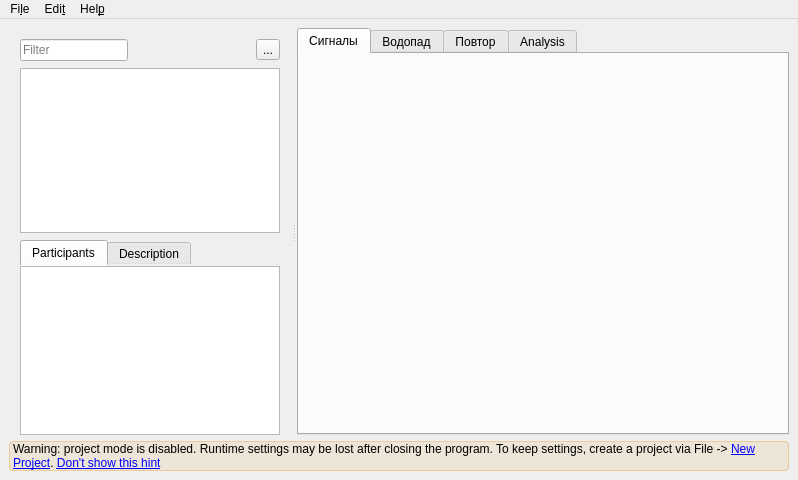
<?xml version="1.0" encoding="UTF-8"?>
<ui version="4.0">
 <class>MainWindow</class>
 <widget class="QMainWindow" name="MainWindow">
  <property name="geometry">
   <rect>
    <x>0</x>
    <y>0</y>
    <width>798</width>
    <height>469</height>
   </rect>
  </property>
  <property name="windowTitle">
   <string>PlutoSDR Protocol Tool - Никита Гурачевский ИА-232</string>
  </property>
  <property name="windowIcon">
   <iconset resource="urh.qrc">
    <normaloff>:/icons/icons/appicon.png</normaloff>:/icons/icons/appicon.png</iconset>
  </property>
  <property name="tabShape">
   <enum>QTabWidget::Rounded</enum>
  </property>
  <property name="dockNestingEnabled">
   <bool>false</bool>
  </property>
  <widget class="QWidget" name="centralwidget">
   <layout class="QVBoxLayout" name="verticalLayout_4" stretch="100,1">
    <item>
     <widget class="QSplitter" name="splitter">
      <property name="styleSheet">
       <string notr="true">QSplitter::handle:horizontal {
margin: 4px 0px;
    background-color: qlineargradient(x1:0, y1:0, x2:0, y2:1, 
stop:0 rgba(255, 255, 255, 0), 
stop:0.5 rgba(100, 100, 100, 100), 
stop:1 rgba(255, 255, 255, 0));
image: url(:/icons/icons/splitter_handle_vertical.svg);
}</string>
      </property>
      <property name="orientation">
       <enum>Qt::Horizontal</enum>
      </property>
      <property name="handleWidth">
       <number>6</number>
      </property>
      <widget class="QWidget" name="layoutWidget">
       <layout class="QVBoxLayout" name="verticalLayout_3">
        <property name="spacing">
         <number>7</number>
        </property>
        <property name="leftMargin">
         <number>11</number>
        </property>
        <property name="topMargin">
         <number>11</number>
        </property>
        <property name="rightMargin">
         <number>11</number>
        </property>
        <property name="bottomMargin">
         <number>0</number>
        </property>
        <item>
         <layout class="QHBoxLayout" name="horizontalLayout_3">
          <item>
           <widget class="QLineEdit" name="lnEdtTreeFilter">
            <property name="sizePolicy">
             <sizepolicy hsizetype="Fixed" vsizetype="Fixed">
              <horstretch>0</horstretch>
              <verstretch>0</verstretch>
             </sizepolicy>
            </property>
            <property name="acceptDrops">
             <bool>false</bool>
            </property>
            <property name="inputMethodHints">
             <set>Qt::ImhDialableCharactersOnly</set>
            </property>
            <property name="placeholderText">
             <string>Filter</string>
            </property>
            <property name="clearButtonEnabled">
             <bool>true</bool>
            </property>
           </widget>
          </item>
          <item>
           <spacer name="horizontalSpacer">
            <property name="orientation">
             <enum>Qt::Horizontal</enum>
            </property>
            <property name="sizeHint" stdset="0">
             <size>
              <width>40</width>
              <height>20</height>
             </size>
            </property>
           </spacer>
          </item>
          <item>
           <widget class="QToolButton" name="btnFileTreeGoUp">
            <property name="text">
             <string>...</string>
            </property>
            <property name="icon">
             <iconset theme="go-up">
              <normaloff>.</normaloff>.</iconset>
            </property>
           </widget>
          </item>
         </layout>
        </item>
        <item>
         <widget class="DirectoryTreeView" name="fileTree">
          <property name="sizePolicy">
           <sizepolicy hsizetype="Minimum" vsizetype="Expanding">
            <horstretch>10</horstretch>
            <verstretch>0</verstretch>
           </sizepolicy>
          </property>
          <property name="maximumSize">
           <size>
            <width>16777215</width>
            <height>16777215</height>
           </size>
          </property>
          <property name="frameShape">
           <enum>QFrame::StyledPanel</enum>
          </property>
          <property name="autoScroll">
           <bool>true</bool>
          </property>
          <property name="dragEnabled">
           <bool>true</bool>
          </property>
          <property name="dragDropMode">
           <enum>QAbstractItemView::DragOnly</enum>
          </property>
          <property name="selectionMode">
           <enum>QAbstractItemView::ExtendedSelection</enum>
          </property>
          <property name="sortingEnabled">
           <bool>false</bool>
          </property>
          <attribute name="headerCascadingSectionResizes">
           <bool>true</bool>
          </attribute>
          <attribute name="headerStretchLastSection">
           <bool>false</bool>
          </attribute>
         </widget>
        </item>
        <item>
         <widget class="QTabWidget" name="tabWidget_Project">
          <property name="sizePolicy">
           <sizepolicy hsizetype="Expanding" vsizetype="Preferred">
            <horstretch>0</horstretch>
            <verstretch>0</verstretch>
           </sizepolicy>
          </property>
          <property name="styleSheet">
           <string notr="true">QTabWidget::pane { border: 0; }</string>
          </property>
          <property name="currentIndex">
           <number>0</number>
          </property>
          <widget class="QWidget" name="tabParticipants">
           <attribute name="title">
            <string>Participants</string>
           </attribute>
           <layout class="QHBoxLayout" name="horizontalLayout">
            <property name="leftMargin">
             <number>0</number>
            </property>
            <property name="topMargin">
             <number>0</number>
            </property>
            <property name="rightMargin">
             <number>0</number>
            </property>
            <property name="bottomMargin">
             <number>0</number>
            </property>
            <item>
             <widget class="QListView" name="listViewParticipants">
              <property name="frameShape">
               <enum>QFrame::StyledPanel</enum>
              </property>
             </widget>
            </item>
           </layout>
          </widget>
          <widget class="QWidget" name="tabDescription">
           <attribute name="title">
            <string>Description</string>
           </attribute>
           <layout class="QHBoxLayout" name="horizontalLayout_2">
            <property name="leftMargin">
             <number>0</number>
            </property>
            <property name="topMargin">
             <number>0</number>
            </property>
            <property name="rightMargin">
             <number>0</number>
            </property>
            <property name="bottomMargin">
             <number>0</number>
            </property>
            <item>
             <widget class="QTextEdit" name="textEditProjectDescription"/>
            </item>
           </layout>
          </widget>
         </widget>
        </item>
       </layout>
      </widget>
      <widget class="QTabWidget" name="tabWidget">
       <property name="sizePolicy">
        <sizepolicy hsizetype="Expanding" vsizetype="Expanding">
         <horstretch>1</horstretch>
         <verstretch>0</verstretch>
        </sizepolicy>
       </property>
       <property name="baseSize">
        <size>
         <width>0</width>
         <height>0</height>
        </size>
       </property>
       <property name="currentIndex">
        <number>0</number>
       </property>
       <widget class="QWidget" name="tab_interpretation">
        <attribute name="title">
         <string>Сигналы</string>
        </attribute>
        <layout class="QVBoxLayout" name="verticalLayout_2">
         <property name="spacing">
          <number>0</number>
         </property>
         <property name="leftMargin">
          <number>0</number>
         </property>
         <property name="topMargin">
          <number>0</number>
         </property>
         <property name="rightMargin">
          <number>0</number>
         </property>
         <property name="bottomMargin">
          <number>0</number>
         </property>
        </layout>
       </widget>
       <widget class="QWidget" name="tab_waterfall">
        <attribute name="title">
         <string>Водопад</string>
        </attribute>
        <layout class="QVBoxLayout" name="verticalLayout_waterfall">
         <property name="spacing">
          <number>12</number>
         </property>
         <property name="leftMargin">
          <number>14</number>
         </property>
         <property name="topMargin">
          <number>14</number>
         </property>
         <property name="rightMargin">
          <number>14</number>
         </property>
         <property name="bottomMargin">
          <number>14</number>
         </property>
         <item>
          <layout class="QHBoxLayout" name="horizontalLayoutWaterfallHeader">
           <property name="spacing">
            <number>12</number>
           </property>
           <item>
            <widget class="QLabel" name="labelWaterfallHint">
             <property name="wordWrap">
              <bool>true</bool>
             </property>
             <property name="styleSheet">
              <string notr="true">font-size: 13px; color: rgba(226, 232, 240, 0.78);</string>
             </property>
             <property name="text">
              <string>Первая вкладка сразу показывает спектр и водопад PlutoSDR. Кнопка запуска находится прямо внутри этой панели.</string>
             </property>
            </widget>
           </item>
           <item>
            <widget class="QPushButton" name="btnRecordFromWaterfall">
             <property name="minimumSize">
              <size>
               <width>190</width>
               <height>40</height>
              </size>
             </property>
             <property name="styleSheet">
              <string notr="true">QPushButton#btnRecordFromWaterfall {
    border-radius: 10px;
    font-size: 14px;
    font-weight: 600;
    padding: 8px 12px;
    background: rgba(230, 168, 72, 0.18);
    border: 1px solid rgba(230, 168, 72, 0.40);
}</string>
             </property>
             <property name="text">
              <string>Записать сигнал</string>
             </property>
            </widget>
           </item>
          </layout>
         </item>
         <item>
          <widget class="QFrame" name="frameWaterfallHost">
           <property name="frameShape">
            <enum>QFrame::StyledPanel</enum>
           </property>
           <property name="styleSheet">
            <string notr="true">QFrame#frameWaterfallHost {
    border: 1px solid rgba(56, 189, 248, 0.22);
    border-radius: 14px;
}</string>
           </property>
           <layout class="QVBoxLayout" name="verticalLayoutWaterfallHost">
            <property name="leftMargin">
             <number>0</number>
            </property>
            <property name="topMargin">
             <number>0</number>
            </property>
            <property name="rightMargin">
             <number>0</number>
            </property>
            <property name="bottomMargin">
             <number>0</number>
            </property>
            <item>
             <widget class="QWidget" name="waterfallContainer" native="true"/>
            </item>
           </layout>
          </widget>
         </item>
        </layout>
       </widget>
       <widget class="QWidget" name="tab_repeat">
        <attribute name="title">
         <string>Повтор</string>
        </attribute>
        <layout class="QVBoxLayout" name="verticalLayout_repeat">
         <property name="leftMargin">
          <number>14</number>
         </property>
         <property name="topMargin">
          <number>14</number>
         </property>
         <property name="rightMargin">
          <number>14</number>
         </property>
         <property name="bottomMargin">
          <number>14</number>
         </property>
         <item>
          <widget class="QSplitter" name="splitterRepeat">
           <property name="orientation">
            <enum>Qt::Horizontal</enum>
           </property>
           <property name="handleWidth">
            <number>6</number>
           </property>
           <widget class="QFrame" name="frameRepeatSidebar">
            <property name="minimumSize">
             <size>
              <width>250</width>
              <height>0</height>
             </size>
            </property>
            <property name="maximumSize">
             <size>
              <width>360</width>
              <height>16777215</height>
             </size>
            </property>
            <property name="frameShape">
             <enum>QFrame::StyledPanel</enum>
            </property>
            <property name="styleSheet">
             <string notr="true">QFrame#frameRepeatSidebar {
    background: rgba(18, 24, 38, 0.94);
    border-right: 1px solid rgba(230, 168, 72, 0.20);
}
QListWidget#listWidgetReplaySignals {
    border: 1px solid rgba(148, 163, 184, 0.22);
    border-radius: 12px;
    padding: 6px;
    outline: none;
}
QListWidget#listWidgetReplaySignals::item {
    min-height: 32px;
    border-radius: 8px;
    padding: 6px 8px;
}
QListWidget#listWidgetReplaySignals::item:selected {
    background: rgba(230, 168, 72, 0.20);
}
QPushButton#btnOpenSignalForReplay, QPushButton#btnChooseReplayFolder {
    min-height: 42px;
    border-radius: 10px;
    font-size: 14px;
    font-weight: 600;
    padding: 8px 12px;
    background: rgba(96, 165, 250, 0.16);
    border: 1px solid rgba(96, 165, 250, 0.40);
}</string>
            </property>
            <layout class="QVBoxLayout" name="verticalLayoutRepeatSidebar">
             <property name="spacing">
              <number>14</number>
             </property>
             <property name="leftMargin">
              <number>18</number>
             </property>
             <property name="topMargin">
              <number>18</number>
             </property>
             <property name="rightMargin">
              <number>18</number>
             </property>
             <property name="bottomMargin">
              <number>18</number>
             </property>
             <item>
              <widget class="QLabel" name="labelRepeatTitle">
               <property name="styleSheet">
                <string notr="true">font-size: 20px; font-weight: 700;</string>
               </property>
               <property name="text">
                <string>Повтор сигнала</string>
               </property>
              </widget>
             </item>
             <item>
              <widget class="QLabel" name="labelRepeatHint">
               <property name="wordWrap">
                <bool>true</bool>
               </property>
               <property name="styleSheet">
                <string notr="true">font-size: 13px; color: rgba(226, 232, 240, 0.78);</string>
               </property>
               <property name="text">
                <string>Выбери сигнал из списка. Справа откроется стандартная панель повтора для PlutoSDR.</string>
               </property>
              </widget>
             </item>
             <item>
              <widget class="QLabel" name="labelReplayFolderPath">
               <property name="wordWrap">
                <bool>true</bool>
               </property>
               <property name="styleSheet">
                <string notr="true">font-size: 12px; color: rgba(226, 232, 240, 0.62);</string>
               </property>
               <property name="text">
                <string>Папка сигналов: не выбрана</string>
               </property>
              </widget>
             </item>
             <item>
              <widget class="QPushButton" name="btnChooseReplayFolder">
               <property name="text">
                <string>Выбрать папку с сигналами</string>
               </property>
              </widget>
             </item>
             <item>
              <widget class="QListWidget" name="listWidgetReplaySignals"/>
             </item>
             <item>
              <widget class="QPushButton" name="btnOpenSignalForReplay">
               <property name="text">
                <string>Выбрать файл сигнала</string>
               </property>
              </widget>
             </item>
            </layout>
           </widget>
           <widget class="QStackedWidget" name="stackedWidgetRepeat">
            <property name="currentIndex">
             <number>0</number>
            </property>
            <widget class="QWidget" name="pageRepeatPlaceholder">
             <layout class="QVBoxLayout" name="verticalLayoutRepeatPlaceholder">
              <item>
               <widget class="QLabel" name="labelRepeatPlaceholder">
                <property name="styleSheet">
                 <string notr="true">font-size: 24px; font-weight: 600; color: rgba(226, 232, 240, 0.78);</string>
                </property>
                <property name="text">
                 <string>Выбери сигнал слева, чтобы открыть окно повтора.</string>
                </property>
                <property name="alignment">
                 <set>Qt::AlignCenter</set>
                </property>
                <property name="wordWrap">
                 <bool>true</bool>
                </property>
               </widget>
              </item>
             </layout>
            </widget>
            <widget class="QWidget" name="pageRepeatHost">
             <layout class="QVBoxLayout" name="verticalLayoutRepeatHost">
              <property name="leftMargin">
               <number>0</number>
              </property>
              <property name="topMargin">
               <number>0</number>
              </property>
              <property name="rightMargin">
               <number>0</number>
              </property>
              <property name="bottomMargin">
               <number>0</number>
              </property>
              <item>
               <widget class="QWidget" name="repeatContainer" native="true"/>
              </item>
             </layout>
            </widget>
           </widget>
          </widget>
         </item>
        </layout>
       </widget>
       <widget class="QWidget" name="tab_protocol">
        <attribute name="title">
         <string>Analysis</string>
        </attribute>
        <layout class="QVBoxLayout" name="verticalLayout">
         <property name="spacing">
          <number>0</number>
         </property>
         <property name="leftMargin">
          <number>0</number>
         </property>
         <property name="topMargin">
          <number>0</number>
         </property>
         <property name="rightMargin">
          <number>0</number>
         </property>
         <property name="bottomMargin">
          <number>0</number>
         </property>
        </layout>
       </widget>
      </widget>
     </widget>
    </item>
    <item>
     <widget class="QLabel" name="labelNonProjectMode">
      <property name="styleSheet">
       <string notr="true">background: rgba(230, 168, 72, 36); border: 1px solid rgba(230, 168, 72, 120); border-radius: 4px;</string>
      </property>
      <property name="text">
       <string>&lt;html&gt;&lt;head/&gt;&lt;body&gt;&lt;p&gt;Warning: project mode is disabled. Runtime settings may be lost after closing the program. To keep settings, create a project via File -&amp;gt; &lt;a href=&quot;open_new_project_dialog&quot;&gt;&lt;span style=&quot; text-decoration: underline;&quot;&gt;New Project&lt;/span&gt;&lt;/a&gt;. &lt;a href=&quot;dont_show_non_project_again&quot;&gt;&lt;span style=&quot; text-decoration: underline;&quot;&gt;Don't show this hint&lt;/span&gt;&lt;/a&gt;&lt;/p&gt;&lt;/body&gt;&lt;/html&gt;</string>
      </property>
      <property name="wordWrap">
       <bool>true</bool>
      </property>
     </widget>
    </item>
   </layout>
  </widget>
  <widget class="QMenuBar" name="menubar">
   <property name="geometry">
    <rect>
     <x>0</x>
     <y>0</y>
     <width>798</width>
     <height>30</height>
    </rect>
   </property>
   <widget class="QMenu" name="menuFile">
    <property name="title">
     <string>Fi&amp;le</string>
    </property>
    <widget class="QMenu" name="menuImport">
     <property name="title">
      <string>Import</string>
     </property>
     <property name="icon">
      <iconset theme="document-import">
       <normaloff>.</normaloff>.</iconset>
     </property>
     <addaction name="actionSamples_from_csv"/>
    </widget>
    <widget class="QMenu" name="menuRecent">
     <property name="title">
      <string>Recent</string>
     </property>
    </widget>
    <addaction name="actionNew_Project"/>
    <addaction name="actionProject_settings"/>
    <addaction name="actionSave_project"/>
    <addaction name="actionClose_project"/>
    <addaction name="separator"/>
    <addaction name="actionOpen"/>
    <addaction name="actionOpen_directory"/>
    <addaction name="menuRecent"/>
    <addaction name="menuImport"/>
    <addaction name="separator"/>
    <addaction name="actionSpectrum_Analyzer"/>
    <addaction name="actionRecord"/>
    <addaction name="actionSniff_protocol"/>
    <addaction name="separator"/>
    <addaction name="actionSaveAllSignals"/>
    <addaction name="actionCloseAllFiles"/>
    <addaction name="separator"/>
    <addaction name="actionConvert_Folder_to_Project"/>
    <addaction name="separator"/>
    <addaction name="actionExit_App"/>
   </widget>
   <widget class="QMenu" name="menuEdit">
    <property name="title">
     <string>Edi&amp;t</string>
    </property>
    <widget class="QMenu" name="menuDefault_noise_threshold">
     <property name="title">
      <string>Default noise threshold</string>
     </property>
     <addaction name="actionAutomaticNoiseThreshold"/>
     <addaction name="action1NoiseThreshold"/>
     <addaction name="action5NoiseThreshold"/>
     <addaction name="action10NoiseThreshold"/>
     <addaction name="action100NoiseThreshold"/>
    </widget>
    <addaction name="actionOptions"/>
    <addaction name="separator"/>
    <addaction name="actionShowFileTree"/>
    <addaction name="actionFullscreen_mode"/>
    <addaction name="separator"/>
    <addaction name="actionAuto_detect_new_signals"/>
    <addaction name="menuDefault_noise_threshold"/>
   </widget>
   <widget class="QMenu" name="menuHelp">
    <property name="title">
     <string>Hel&amp;p</string>
    </property>
    <addaction name="actionAbout_AutomaticHacker"/>
    <addaction name="actionAbout_Qt"/>
   </widget>
   <addaction name="menuFile"/>
   <addaction name="menuEdit"/>
   <addaction name="menuHelp"/>
  </widget>
  <action name="actionFSK">
   <property name="checkable">
    <bool>true</bool>
   </property>
   <property name="text">
    <string>Undo</string>
   </property>
  </action>
  <action name="actionOOK">
   <property name="checkable">
    <bool>true</bool>
   </property>
   <property name="checked">
    <bool>true</bool>
   </property>
   <property name="text">
    <string>Redo</string>
   </property>
  </action>
  <action name="actionPSK">
   <property name="checkable">
    <bool>true</bool>
   </property>
   <property name="text">
    <string>PSK</string>
   </property>
  </action>
  <action name="actionNone">
   <property name="checkable">
    <bool>true</bool>
   </property>
   <property name="text">
    <string>None (bei .bin)</string>
   </property>
  </action>
  <action name="actionAuto_Fit_Y">
   <property name="checkable">
    <bool>true</bool>
   </property>
   <property name="checked">
    <bool>true</bool>
   </property>
   <property name="text">
    <string>&amp;Auto Fit Y</string>
   </property>
  </action>
  <action name="actionUndo">
   <property name="icon">
    <iconset theme="edit-undo">
     <normaloff>.</normaloff>.</iconset>
   </property>
   <property name="text">
    <string>&amp;Undo</string>
   </property>
  </action>
  <action name="actionRedo">
   <property name="icon">
    <iconset theme="edit-redo">
     <normaloff>.</normaloff>.</iconset>
   </property>
   <property name="text">
    <string>&amp;Redo</string>
   </property>
  </action>
  <action name="actionShow_Confirm_Close_Dialog">
   <property name="checkable">
    <bool>true</bool>
   </property>
   <property name="checked">
    <bool>false</bool>
   </property>
   <property name="text">
    <string>&amp;Show Confirm Close Dialog</string>
   </property>
  </action>
  <action name="actionTest">
   <property name="text">
    <string>test</string>
   </property>
  </action>
  <action name="actionHold_Shift_to_Drag">
   <property name="checkable">
    <bool>true</bool>
   </property>
   <property name="checked">
    <bool>false</bool>
   </property>
   <property name="text">
    <string>&amp;Hold Shift to Drag</string>
   </property>
  </action>
  <action name="actionDocumentation">
   <property name="icon">
    <iconset theme="help-contents">
     <normaloff>.</normaloff>.</iconset>
   </property>
   <property name="text">
    <string>&amp;Documentation</string>
   </property>
   <property name="iconVisibleInMenu">
    <bool>true</bool>
   </property>
  </action>
  <action name="actionAbout_AutomaticHacker">
   <property name="icon">
    <iconset theme="help-about">
     <normaloff>.</normaloff>.</iconset>
   </property>
   <property name="text">
    <string>&amp;About PlutoSDR Protocol Tool...</string>
   </property>
   <property name="iconVisibleInMenu">
    <bool>true</bool>
   </property>
  </action>
  <action name="actionOpenSignal">
   <property name="text">
    <string>&amp;Signal</string>
   </property>
  </action>
  <action name="actionOpenProtocol">
   <property name="text">
    <string>&amp;Protocol</string>
   </property>
  </action>
  <action name="actionShow_Compare_Frame">
   <property name="checkable">
    <bool>true</bool>
   </property>
   <property name="checked">
    <bool>true</bool>
   </property>
   <property name="text">
    <string>Show &amp;Compare Frame</string>
   </property>
  </action>
  <action name="actionCloseAllFiles">
   <property name="icon">
    <iconset theme="window-close">
     <normaloff>.</normaloff>.</iconset>
   </property>
   <property name="text">
    <string>&amp;Close all files</string>
   </property>
   <property name="iconVisibleInMenu">
    <bool>true</bool>
   </property>
  </action>
  <action name="actionSaveAllSignals">
   <property name="icon">
    <iconset theme="document-save">
     <normaloff>.</normaloff>.</iconset>
   </property>
   <property name="text">
    <string>&amp;Save all signals</string>
   </property>
   <property name="iconVisibleInMenu">
    <bool>true</bool>
   </property>
  </action>
  <action name="actionSeperate_Protocols_in_Compare_Frame">
   <property name="checkable">
    <bool>true</bool>
   </property>
   <property name="checked">
    <bool>true</bool>
   </property>
   <property name="text">
    <string>Separate &amp;Protocols in Compare Frame</string>
   </property>
  </action>
  <action name="actionOpenArchive">
   <property name="text">
    <string>&amp;Archive</string>
   </property>
  </action>
  <action name="actionOpen">
   <property name="icon">
    <iconset theme="document-open">
     <normaloff>.</normaloff>.</iconset>
   </property>
   <property name="text">
    <string>&amp;Open...</string>
   </property>
   <property name="iconVisibleInMenu">
    <bool>true</bool>
   </property>
  </action>
  <action name="actionOpen_Folder">
   <property name="icon">
    <iconset theme="folder-open">
     <normaloff>.</normaloff>.</iconset>
   </property>
   <property name="text">
    <string>Open &amp;Folder..</string>
   </property>
  </action>
  <action name="actionShow_only_Compare_Frame">
   <property name="checkable">
    <bool>true</bool>
   </property>
   <property name="checked">
    <bool>true</bool>
   </property>
   <property name="text">
    <string>Show Compare Frame only</string>
   </property>
  </action>
  <action name="actionConfigurePlugins">
   <property name="text">
    <string>Configure...</string>
   </property>
   <property name="iconVisibleInMenu">
    <bool>true</bool>
   </property>
  </action>
  <action name="actionSort_Frames_by_Name">
   <property name="text">
    <string>Sort &amp;Frames by Name</string>
   </property>
  </action>
  <action name="actionConvert_Folder_to_Project">
   <property name="text">
    <string>Conv&amp;ert Folder to Project</string>
   </property>
   <property name="iconVisibleInMenu">
    <bool>true</bool>
   </property>
  </action>
  <action name="actionRecord">
   <property name="icon">
    <iconset theme="media-record">
     <normaloff>.</normaloff>.</iconset>
   </property>
   <property name="text">
    <string>&amp;Record signal...</string>
   </property>
   <property name="iconVisibleInMenu">
    <bool>true</bool>
   </property>
  </action>
  <action name="actionSpectrum_Analyzer">
   <property name="icon">
    <iconset resource="urh.qrc">
     <normaloff>:/icons/icons/spectrum.svg</normaloff>:/icons/icons/spectrum.svg</iconset>
   </property>
   <property name="text">
    <string>Spectrum &amp;Analyzer...</string>
   </property>
   <property name="iconVisibleInMenu">
    <bool>true</bool>
   </property>
  </action>
  <action name="actionOptions">
   <property name="icon">
    <iconset theme="configure">
     <normaloff>.</normaloff>.</iconset>
   </property>
   <property name="text">
    <string>&amp;Options...</string>
   </property>
   <property name="iconVisibleInMenu">
    <bool>true</bool>
   </property>
  </action>
  <action name="actionNew_Project">
   <property name="icon">
    <iconset theme="folder-new">
     <normaloff>.</normaloff>.</iconset>
   </property>
   <property name="text">
    <string>&amp;New Project..</string>
   </property>
  </action>
  <action name="actionSniff_protocol">
   <property name="icon">
    <iconset resource="urh.qrc">
     <normaloff>:/icons/icons/sniffer.svg</normaloff>:/icons/icons/sniffer.svg</iconset>
   </property>
   <property name="text">
    <string>Sn&amp;iff protocol...</string>
   </property>
  </action>
  <action name="actionProject_settings">
   <property name="icon">
    <iconset theme="configure">
     <normaloff>.</normaloff>.</iconset>
   </property>
   <property name="text">
    <string>&amp;Project settings...</string>
   </property>
  </action>
  <action name="actionSave_project">
   <property name="icon">
    <iconset theme="document-save">
     <normaloff>.</normaloff>.</iconset>
   </property>
   <property name="text">
    <string>Sa&amp;ve project</string>
   </property>
  </action>
  <action name="actionFullscreen_mode">
   <property name="checkable">
    <bool>true</bool>
   </property>
   <property name="text">
    <string>&amp;Fullscreen mode</string>
   </property>
  </action>
  <action name="actionOpen_directory">
   <property name="icon">
    <iconset theme="folder-open">
     <normaloff>.</normaloff>.</iconset>
   </property>
   <property name="text">
    <string>Open &amp;folder...</string>
   </property>
  </action>
  <action name="actionAbout_Qt">
   <property name="text">
    <string>About &amp;Qt</string>
   </property>
  </action>
  <action name="actionShowFileTree">
   <property name="checkable">
    <bool>true</bool>
   </property>
   <property name="text">
    <string>&amp;Show file tree</string>
   </property>
  </action>
  <action name="actionSamples_from_csv">
   <property name="icon">
    <iconset theme="text-csv">
     <normaloff>.</normaloff>.</iconset>
   </property>
   <property name="text">
    <string>IQ samples from csv</string>
   </property>
  </action>
  <action name="actionClose_project">
   <property name="icon">
    <iconset theme="document-close">
     <normaloff>.</normaloff>.</iconset>
   </property>
   <property name="text">
    <string>Close project</string>
   </property>
  </action>
  <action name="actionAuto_detect_new_signals">
   <property name="checkable">
    <bool>true</bool>
   </property>
   <property name="checked">
    <bool>true</bool>
   </property>
   <property name="text">
    <string>Auto detect signals on loading</string>
   </property>
  </action>
  <action name="actionAutomaticNoiseThreshold">
   <property name="checkable">
    <bool>true</bool>
   </property>
   <property name="checked">
    <bool>true</bool>
   </property>
   <property name="text">
    <string>Automatic</string>
   </property>
  </action>
  <action name="action1NoiseThreshold">
   <property name="checkable">
    <bool>true</bool>
   </property>
   <property name="text">
    <string>1%</string>
   </property>
  </action>
  <action name="action5NoiseThreshold">
   <property name="checkable">
    <bool>true</bool>
   </property>
   <property name="text">
    <string>5%</string>
   </property>
  </action>
  <action name="action10NoiseThreshold">
   <property name="checkable">
    <bool>true</bool>
   </property>
   <property name="text">
    <string>10%</string>
   </property>
  </action>
  <action name="action100NoiseThreshold">
   <property name="checkable">
    <bool>true</bool>
   </property>
   <property name="text">
    <string>100% (disables demodulation)</string>
   </property>
  </action>
  <action name="actionExit_App">
   <property name="icon">
    <iconset theme="application-exit">
     <normaloff>.</normaloff>.</iconset>
   </property>
   <property name="text">
    <string>Exit PlutoSDR Protocol Tool</string>
   </property>
  </action>
  <action name="actionPlaceholder">
   <property name="text">
    <string>Placeholder</string>
   </property>
  </action>
 </widget>
 <customwidgets>
  <customwidget>
   <class>DirectoryTreeView</class>
   <extends>QTreeView</extends>
   <header>urh.ui.views.DirectoryTreeView.h</header>
  </customwidget>
 </customwidgets>
 <resources>
  <include location="urh.qrc"/>
 </resources>
 <connections/>
</ui>
